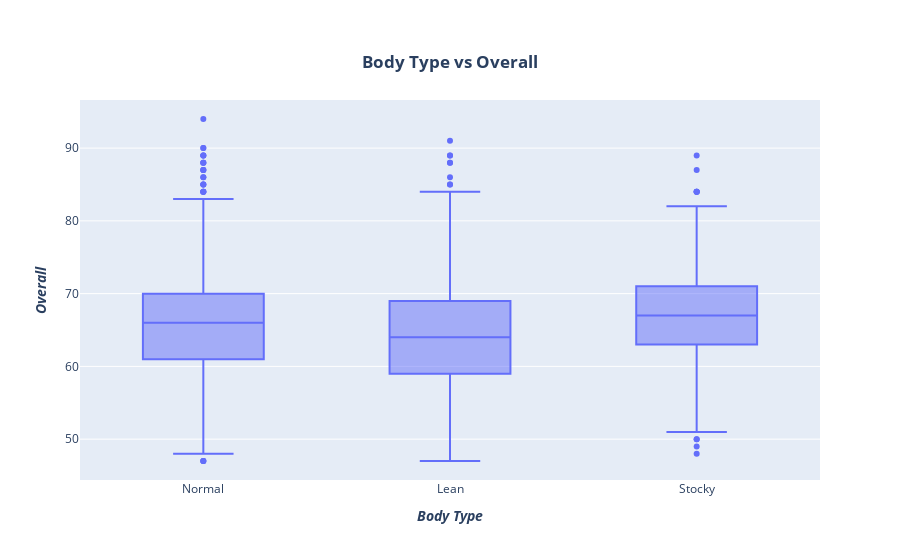

The code cell stored with this chart in its notebook:
### Code cell
box_vis2 = go.Box(x=position_df['Body Type'],
                y=position_df['Overall']
               )

layout = go.Layout(title={
        'text': "<b>Body Type vs Overall</b>",
        'y':0.9,
        'x':0.5,
        'xanchor': 'center',
        'yanchor': 'top'},
         xaxis=dict(title='<b><i>Body Type</b></i>'),
         yaxis=dict(title='<b><i>Overall</b></i>'))

fig2 = go.Figure(data=[box_vis2], layout=layout)
py.iplot(fig2)

### Figure 1 — Plotly figure (JSON) as saved in the notebook; plotly's stock layout.template omitted (floating-point values rounded to 4 significant figures; data arrays with more than 128 entries replaced by an {"elided": "..."} marker saying what was removed)
{"data": [{"type": "box", "x": {"elided": "5119 str values"}, "y": {"elided": "5119 int values"}}], "layout": {"title": {"text": "<b>Body Type vs Overall</b>", "x": 0.5, "xanchor": "center", "y": 0.9, "yanchor": "top"}, "xaxis": {"title": {"text": "<b><i>Body Type</b></i>"}}, "yaxis": {"title": {"text": "<b><i>Overall</b></i>"}}}}
